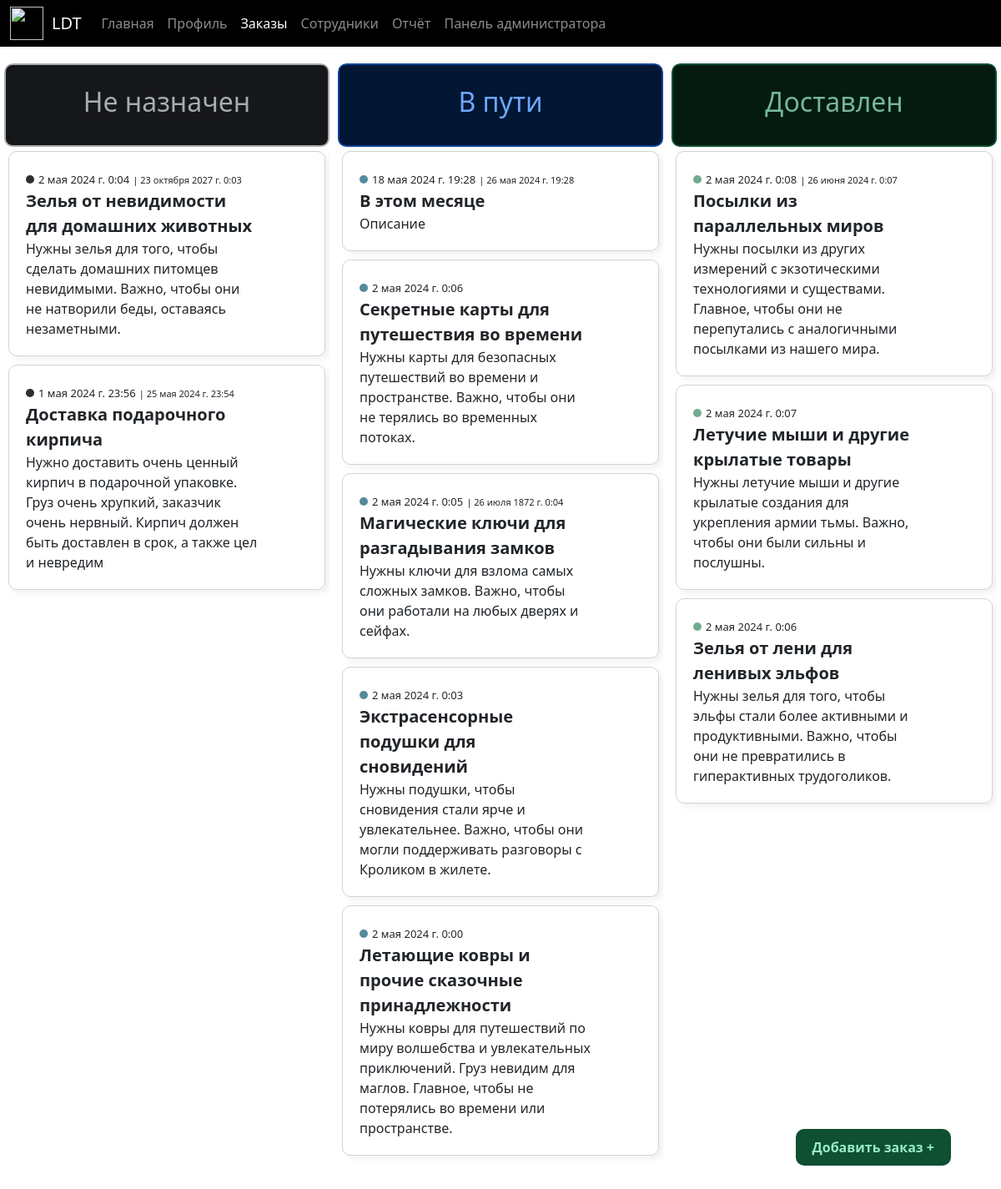
Page /order/list (signed in) on the committed database.
### order/models.py (models this page shows, shortened)
class Order(models.Model):
    objects = OrderManager()
    PAYMENT_CHOICES = [
        ('при_получении', _('При получении')),
        ('оплачено', _('Оплачено')),
    ]
    payment_method = models.CharField(
        max_length=20,
        choices=PAYMENT_CHOICES,
        verbose_name=_('Способ оплаты'),
        help_text=_('Выберите способ оплаты для этого заказа.')
    )
    creation_time = models.DateTimeField(
        auto_now_add=True,
        verbose_name=_('Дата создания'),
        help_text=_('Дата и время создания этого заказа.')
    )
    delivery_date = models.DateTimeField(
        null=True,
        blank=True,
        verbose_name=_('Дата доставки'),
        help_text=_('Планируемая дата доставки этого заказа.')
    )
    status = models.BooleanField(
        verbose_name=_('Статус'),
        help_text=_('Статус выполнения этого заказа.')
    )
    name = models.CharField(
        max_length=100,
        verbose_name=_('Название'),
        help_text=_('Название этого заказа.')
    )
    client = models.CharField(
        max_length=150,
        verbose_name=_('Клиент'),
        help_text=_('Имя клиента, оформившего этот заказ.')
    )
    contact_number = models.CharField(
        max_length=25,
        verbose_name=_('Контактный номер'),
        help_text=_('Контактный номер клиента для связи.')
    )
    employee = models.ForeignKey(
        settings.AUTH_USER_MODEL,
        related_name='employee_user',
        on_delete=models.CASCADE,
        null=True,
        blank=True,
        verbose_name=_('Исполнитель'),
        help_text=_('Пользователь, ответственный за выполнение этого заказа.')
    )
    price = models.DecimalField(
        max_digits=20,
        decimal_places=2,
        default=0,
        verbose_name=_('Цена'),
        help_text=_('Цена этого заказа.')
    )
    address = models.CharField(
        max_length=120,
        verbose_name=_('Адрес'),
        help_text=_('Адрес доставки для этого заказа.')
    )
    description = models.TextField(
        max_length=10000,
        null=True,
        blank=True,
        verbose_name=_('Описание'),
        help_text=_('Дополнительное описание или комментарии к этому заказу.')
    )
    class Meta:
        ordering = ['-creation_time']
        verbose_name = _('Заказ')
        verbose_name_plural = _('Заказы')

### order/views.py (the view)
# urls.py: path("list", views.OrdersList.as_view(), name="orders_list"),
class OrdersList(UserPassesTestMixin, View):
    template_name = "order/orders_list.html"
    def get(self, request):
        not_assigned = Order.objects.orders_without_employee
        assigned = Order.objects.orders_with_employee_false_status
        done = Order.objects.orders_with_status_true
        context = {
            "not_assigned": not_assigned,
            "assigned": assigned,
            "done": done,
        }
        return render(request, self.template_name, context)
    def test_func(self):
        return self.request.user.is_superuser or self.request.user.is_staff

### order/models.py (called while the page is built)
    def orders_without_employee(self):
        return self.filter(employee=None, status=False)

    def orders_with_employee_false_status(self):
        return self.filter(employee__isnull=False, status=False)

    def orders_with_status_true(self):
        return self.filter(status=True)

### templates/order/orders_list.html (shortened to what this page needs)
{% extends "base.html" %} {% load static %} {% block content %}
<button class="add_order"
        onclick="return location.href = '/order/create'">
    Добавить заказ +
</button>
<div style="overflow-y: scroll; height: 92vh;">
<div class="task-container" style="margin: auto; margin-top: 20px">
    <div class="splide" id="asd">
        <div class="splide__track">
            <ul class="splide__list">
                <li class="splide__slide task-b">
                    <div class="order-box"
                         style="padding: 0px; border: none">
                        <div style="height: 100px; background-color: #161719; display: flex; justify-content: center; align-items: center; border-radius: 10px; border: #a7acb1 2px solid">
                            <h2 style="text-align: center; color: #a7acb1">Не назначен</h2>
                        </div>
                        <div style="padding: 5px">
                            {% for order in not_assigned %}
                            {% include "includes/order_card.html" %}
                            {% endfor %}
                        </div>
                </li>
                <li class="splide__slide task-b">
                    <div class="order-box"
                         style="padding: 0px; border: none">
                        <div style="height: 100px; background-color: #031633; display: flex; justify-content: center; align-items: center; border-radius: 10px; border: #084298 2px solid">
                            <h2 style="text-align: center; color: #6ea8fe">В пути</h2>
                        </div>
                        <div style="padding: 5px">
                            {% for order in assigned %}
                            {% include "includes/order_card.html" %}
                            {% endfor %}
                        </div>
                </li>
                <li class="splide__slide task-b">
                    <div class="order-box"
                         style="padding: 0px; border: none">
                        <div style="height: 100px; background-color: #051b11; display: flex; justify-content: center; align-items: center; border-radius: 10px; border: #0f5132 2px solid">
                            <h2 style="text-align: center; color: #75b798">Доставлен</h2>
                        </div>
                        <div style="padding: 5px">
                            {% for order in done %}
                            {% include "includes/order_card.html" %}
                            {% endfor %}
                        </div>
                </li>
            </ul>
        </div>
    </div>
</div>
</div>
{% endblock content %}

### templates/includes/order_card.html
<div class="order" style="display: flex; flex-direction: row;"
     onclick="return location.href = '/order/edit/{{ order.id }}'"
>
    <div style="margin-right: 60px;">
        <div>
            <div style="display: flex; width: 105%;">
                <div style="margin-right: 5px">
                    {% if order.status %}
                        <div style="border-radius: 50%; width: 10px; height: 10px; background-color: rgba(1,101,57,0.55);position: relative;top: 8px;"></div>
                    {% elif not order.status and order.employee%}
                        <div style="border-radius: 50%; width: 10px; height: 10px; background-color: rgba(0,81,108,0.67);position: relative;top: 8px;"></div>
                    {% else %}
                        <div style="border-radius: 50%; width: 10px; height: 10px; background-color: #2f2f2f;position: relative;top: 8px;"></div>
                    {% endif %}
                </div>
                <div>
                    <span style="font-size: 13px">{{ order.creation_time }}</span>
                    {% if order.delivery_date %}
                    <span style="font-size: 11px">| </span>
                    <span style="font-size: 11px">{{ order.delivery_date }}</span>
                    {% endif %}
                </div>
            </div>
            <span style="margin-right: 5px; font-weight: bold; font-size: 20px">{{ order.name }}</span>
        </div>
        <div>
            <span style="margin-right: 5px">{{ order.description }}</span>
        </div>
    </div>
</div>

### static_dev/css/style.css (style rules this page uses)
.order-box { overflow: hidden; max-width: 700px; padding: 40px; border-radius: 10px; margin-left: 5px; margin-right: 5px; transition: 0.3s; }
.order { cursor: pointer; border-radius: 10px; padding: 20px; margin-bottom: 10px; display: flex; flex-direction: column; border: 1px rgba(128, 128, 128, 0.35) solid; box-shadow: 5px 4px 8px 0px rgba(0, 0, 0, 0.06); }
.add_order { padding: 10px 20px; position: fixed; border-radius: 10px; border: 2px solid rgb(166, 255, 181); background-color: rgb(166, 255, 181); background-color: #0f4f32; border: #177e4e; color: #98ecc5; bottom: 60px; right: 60px; font-weight: bold; transition: 0.2s; z-index: 100; }
.task-b { width: 400px }
@media screen and (min-width: 1200px) { .task-container { width: 1200px; overflow: hidden; } }

### rows in the picture
Order: status False (drawn), creation_time "2 мая 2024 г. 0:04", delivery_date "23 октября 2027 г. 0:03", name "Зелья от невидимости для домашних животных", description "Нужны зелья для того, чтобы сделать домашних питомцев невидимыми. Важно, чтобы они не натворили беды, оставаясь незаметными."
Order: status False (drawn), creation_time "1 мая 2024 г. 23:56", delivery_date "25 мая 2024 г. 23:54", name "Доставка подарочного кирпича", description "Нужно доставить очень ценный кирпич в подарочной упаковке. Груз очень хрупкий, заказчик очень нервный. Кирпич должен быть доставлен в срок, а также цел и невредим"
Order: status False (drawn), creation_time "18 мая 2024 г. 19:28", delivery_date "26 мая 2024 г. 19:28", name "В этом месяце", description "Описание"
Order: status False (drawn), creation_time "2 мая 2024 г. 0:06", name "Секретные карты для путешествия во времени", description "Нужны карты для безопасных путешествий во времени и пространстве. Важно, чтобы они не терялись во временных потоках."
Order: status False (drawn), creation_time "2 мая 2024 г. 0:05", delivery_date "26 июля 1872 г. 0:04", name "Магические ключи для разгадывания замков", description "Нужны ключи для взлома самых сложных замков. Важно, чтобы они работали на любых дверях и сейфах."
Order: status False (drawn), creation_time "2 мая 2024 г. 0:03", name "Экстрасенсорные подушки для сновидений", description "Нужны подушки, чтобы сновидения стали ярче и увлекательнее. Важно, чтобы они могли поддерживать разговоры с Кроликом в жилете."
Order: status False (drawn), creation_time "2 мая 2024 г. 0:00", name "Летающие ковры и прочие сказочные принадлежности", description "Нужны ковры для путешествий по миру волшебства и увлекательных приключений. Груз невидим для маглов. Главное, чтобы не потерялись во времени или пространстве."
Order: status True (drawn), creation_time "2 мая 2024 г. 0:08", delivery_date "26 июня 2024 г. 0:07", name "Посылки из параллельных миров", description "Нужны посылки из других измерений с экзотическими технологиями и существами. Главное, чтобы они не перепутались с аналогичными посылками из нашего мира."
Order: status True (drawn), creation_time "2 мая 2024 г. 0:07", name "Летучие мыши и другие крылатые товары", description "Нужны летучие мыши и другие крылатые создания для укрепления армии тьмы. Важно, чтобы они были сильны и послушны."
Order: status True (drawn), creation_time "2 мая 2024 г. 0:06", name "Зелья от лени для ленивых эльфов", description "Нужны зелья для того, чтобы эльфы стали более активными и продуктивными. Важно, чтобы они не превратились в гиперактивных трудоголиков."
